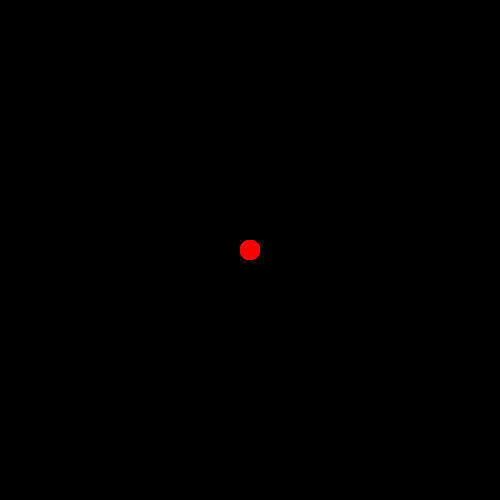
Frame 1 (no input)
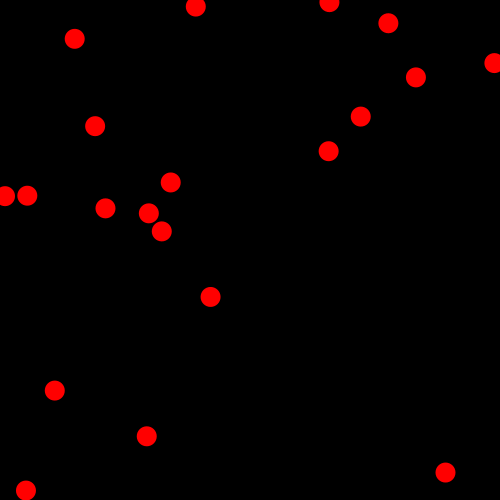
Frame 60 (the mouse pressed at the canvas centre just before this capture)
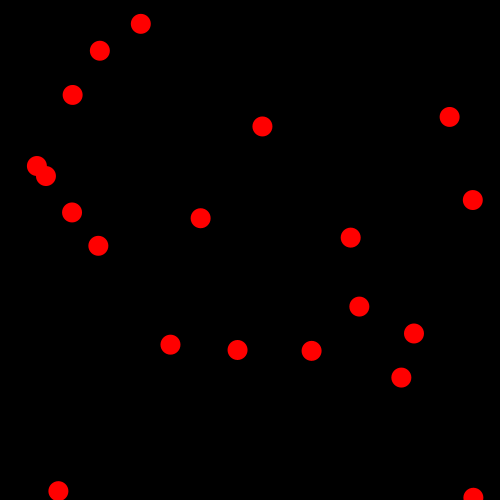
Frame 120 (the mouse held since frame 60 and released just before this capture)

The Processing sketch that drew these frames (run headless with seeded random() and noise(); from frame 60 on, the mouse is pressed at the canvas centre):

// Processing sketch: sketch_170523d
// ── sketch_170523d.pde
//配列とfor文を一緒に作るときは[]がよく使われる
//円の数
int NUM =20;

float[] posX = new float[NUM];
float[] posY = new float[NUM];
float[] speedX = new float[NUM];
float[] speedY = new float[NUM];
float diameter;

void setup(){
  size(500,500);
  colorMode(HSB,360,100,100);
  for(int i = 0;i<NUM;i++){
  posX[i] = width/2;
  posY[i] = height/2;
  speedX[i] = random(-8,8);
  speedY[i] = random(-8,8);
  }
   diameter = 20;
}
void draw(){
  background(0);
  noStroke();
  fill(0,100,100);
  for(int i=0;i<NUM;i++){
  ellipse(posX[i],posY[i],diameter,diameter);
  posX[i] = posX[i] + speedX[i];
  posY[i] = posY[i] + speedY[i];
   if(posX[i]<0 ||posX[i]>width){
     speedX[i] = speedX[i]*-1;
   }
   if(posY[i]<0||posY[i]>height){
     speedY[i] = speedY[i]*-1;
   }
}
}
